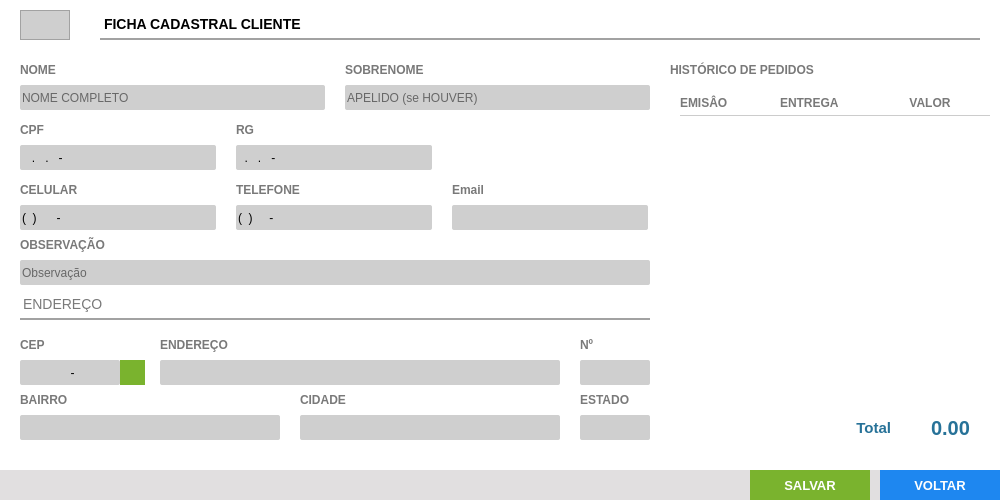
<?xml version="1.0" encoding="UTF-8"?>
<ui version="4.0">
 <class>ct_FormClientes</class>
 <widget class="QFrame" name="ct_FormClientes">
  <property name="geometry">
   <rect>
    <x>0</x>
    <y>0</y>
    <width>1000</width>
    <height>500</height>
   </rect>
  </property>
  <property name="windowTitle">
   <string>Frame</string>
  </property>
  <property name="frameShape">
   <enum>QFrame::StyledPanel</enum>
  </property>
  <property name="frameShadow">
   <enum>QFrame::Raised</enum>
  </property>
  <widget class="QFrame" name="fr_FormClientes">
   <property name="geometry">
    <rect>
     <x>0</x>
     <y>0</y>
     <width>1000</width>
     <height>500</height>
    </rect>
   </property>
   <property name="styleSheet">
    <string notr="true">background: #FFF;
border: none</string>
   </property>
   <widget class="QLabel" name="lb_FormProdutos">
    <property name="geometry">
     <rect>
      <x>100</x>
      <y>10</y>
      <width>880</width>
      <height>30</height>
     </rect>
    </property>
    <property name="styleSheet">
     <string notr="true">QLabel{
font-size: 14px;
font-family: &quot;Arial&quot;;
font-weight: bold;

border-bottom: 2px solid #A2A2A2
}</string>
    </property>
    <property name="text">
     <string>FICHA CADASTRAL CLIENTE</string>
    </property>
   </widget>
   <widget class="QLineEdit" name="tx_Id">
    <property name="enabled">
     <bool>false</bool>
    </property>
    <property name="geometry">
     <rect>
      <x>20</x>
      <y>10</y>
      <width>50</width>
      <height>30</height>
     </rect>
    </property>
    <property name="styleSheet">
     <string notr="true">QLineEdit{
background: #CFCFCF;
border: 1px solid #A2A2A2;
color: #000;
font-size: 14px;
font-family: &quot;Arial&quot;;
font-weight: bold;

}</string>
    </property>
    <property name="text">
     <string/>
    </property>
    <property name="alignment">
     <set>Qt::AlignCenter</set>
    </property>
   </widget>
   <widget class="QLabel" name="lb_FormProdutos_2">
    <property name="geometry">
     <rect>
      <x>20</x>
      <y>60</y>
      <width>150</width>
      <height>20</height>
     </rect>
    </property>
    <property name="styleSheet">
     <string notr="true">QLabel{
font-size: 12px;
font-family: &quot;Arial Unicode MS&quot;;
font-weight: bold;
color: #797979
}</string>
    </property>
    <property name="text">
     <string>NOME</string>
    </property>
   </widget>
   <widget class="QLineEdit" name="tx_NomeFantasia">
    <property name="geometry">
     <rect>
      <x>20</x>
      <y>85</y>
      <width>305</width>
      <height>25</height>
     </rect>
    </property>
    <property name="focusPolicy">
     <enum>Qt::WheelFocus</enum>
    </property>
    <property name="styleSheet">
     <string notr="true">QLineEdit{
background: #CFCFCF;
border-radius: 2px;
color: #000;
font: 13px &quot;Arial&quot; ;
text-transform: uppercase;
}
QLineEdit:Focus {
border: 1px solid red;
}</string>
    </property>
    <property name="placeholderText">
     <string>NOME COMPLETO</string>
    </property>
   </widget>
   <widget class="QLabel" name="lb_FormProdutos_3">
    <property name="geometry">
     <rect>
      <x>20</x>
      <y>120</y>
      <width>190</width>
      <height>20</height>
     </rect>
    </property>
    <property name="styleSheet">
     <string notr="true">QLabel{
font-size: 12px;
font-family: &quot;Arial Unicode MS&quot;;
font-weight: bold;
color: #797979
}</string>
    </property>
    <property name="text">
     <string>CPF</string>
    </property>
   </widget>
   <widget class="QLabel" name="lb_FormProdutos_4">
    <property name="geometry">
     <rect>
      <x>236</x>
      <y>120</y>
      <width>190</width>
      <height>20</height>
     </rect>
    </property>
    <property name="styleSheet">
     <string notr="true">QLabel{
font-size: 12px;
font-family: &quot;Arial Unicode MS&quot;;
font-weight: bold;
color: #797979
}</string>
    </property>
    <property name="text">
     <string>RG</string>
    </property>
   </widget>
   <widget class="QLabel" name="lb_FormProdutos_5">
    <property name="geometry">
     <rect>
      <x>20</x>
      <y>180</y>
      <width>196</width>
      <height>20</height>
     </rect>
    </property>
    <property name="styleSheet">
     <string notr="true">QLabel{
font-size: 12px;
font-family: &quot;Arial Unicode MS&quot;;
font-weight: bold;
color: #797979
}</string>
    </property>
    <property name="text">
     <string>CELULAR</string>
    </property>
   </widget>
   <widget class="QLineEdit" name="tx_Celular">
    <property name="geometry">
     <rect>
      <x>20</x>
      <y>205</y>
      <width>196</width>
      <height>25</height>
     </rect>
    </property>
    <property name="focusPolicy">
     <enum>Qt::WheelFocus</enum>
    </property>
    <property name="styleSheet">
     <string notr="true">QLineEdit{
background: #CFCFCF;
border-radius: 2px;
color: #000;
font: 13px &quot;Arial&quot; 
}
QLineEdit:Focus {
border: 1px solid red;
}</string>
    </property>
    <property name="inputMask">
     <string>(00) 00000-0000</string>
    </property>
    <property name="text">
     <string>() -</string>
    </property>
    <property name="placeholderText">
     <string/>
    </property>
   </widget>
   <widget class="QLineEdit" name="tx_InscEstadual">
    <property name="geometry">
     <rect>
      <x>236</x>
      <y>145</y>
      <width>196</width>
      <height>25</height>
     </rect>
    </property>
    <property name="focusPolicy">
     <enum>Qt::WheelFocus</enum>
    </property>
    <property name="styleSheet">
     <string notr="true">QLineEdit{
background: #CFCFCF;
border-radius: 2px;
color: #000;
font: 13px &quot;Arial&quot; 
}
QLineEdit:Focus {
border: 1px solid red;
}</string>
    </property>
    <property name="inputMask">
     <string>00.000.000-0</string>
    </property>
    <property name="placeholderText">
     <string/>
    </property>
   </widget>
   <widget class="QLineEdit" name="tx_Obs">
    <property name="geometry">
     <rect>
      <x>20</x>
      <y>260</y>
      <width>630</width>
      <height>25</height>
     </rect>
    </property>
    <property name="focusPolicy">
     <enum>Qt::WheelFocus</enum>
    </property>
    <property name="styleSheet">
     <string notr="true">QLineEdit{
background: #CFCFCF;
border-radius: 2px;
color: #000;
font: 13px &quot;Arial&quot; ;
text-transform: uppercase
}
QLineEdit:Focus {
border: 1px solid red;
}</string>
    </property>
    <property name="placeholderText">
     <string>Observação</string>
    </property>
   </widget>
   <widget class="QLabel" name="lb_FormProdutos_7">
    <property name="geometry">
     <rect>
      <x>20</x>
      <y>235</y>
      <width>150</width>
      <height>20</height>
     </rect>
    </property>
    <property name="styleSheet">
     <string notr="true">QLabel{
font-size: 12px;
font-family: &quot;Arial Unicode MS&quot;;
font-weight: bold;
color: #797979
}</string>
    </property>
    <property name="text">
     <string>OBSERVAÇÃO</string>
    </property>
   </widget>
   <widget class="QLabel" name="lb_FormProdutos_8">
    <property name="geometry">
     <rect>
      <x>20</x>
      <y>290</y>
      <width>630</width>
      <height>30</height>
     </rect>
    </property>
    <property name="styleSheet">
     <string notr="true">QLabel{
font-size: 14px;
font-family: &quot;Arial&quot;;
font-weight: normal;

border-bottom: 2px solid #A2A2A2;
color: #797979
}</string>
    </property>
    <property name="text">
     <string>ENDEREÇO</string>
    </property>
   </widget>
   <widget class="QTableWidget" name="tb_Historico">
    <property name="geometry">
     <rect>
      <x>680</x>
      <y>90</y>
      <width>310</width>
      <height>320</height>
     </rect>
    </property>
    <property name="styleSheet">
     <string notr="true">QTableView{
color: #797979;
font-family: &quot;Arial&quot;;
font-weight: bold;
font-size: 12px;
background: #FFF;
}
QHeaderView:section{
background: #FFF;
font-size: 12px;
font-family: &quot;Arial&quot;;
font-weight: bold;
color: #797979;
border: none;
border-bottom: 1px solid #CCC;
height: 25px;
}
QTableView::item {
border-bottom: 2px solid #CCC;
padding: 2px;
}
</string>
    </property>
    <property name="verticalScrollBarPolicy">
     <enum>Qt::ScrollBarAsNeeded</enum>
    </property>
    <property name="horizontalScrollBarPolicy">
     <enum>Qt::ScrollBarAlwaysOff</enum>
    </property>
    <property name="showGrid">
     <bool>false</bool>
    </property>
    <attribute name="verticalHeaderVisible">
     <bool>false</bool>
    </attribute>
    <attribute name="verticalHeaderHighlightSections">
     <bool>false</bool>
    </attribute>
    <column>
     <property name="text">
      <string>EMISÂO</string>
     </property>
     <property name="textAlignment">
      <set>AlignLeading|AlignVCenter</set>
     </property>
    </column>
    <column>
     <property name="text">
      <string>ENTREGA</string>
     </property>
     <property name="textAlignment">
      <set>AlignLeading|AlignVCenter</set>
     </property>
    </column>
    <column>
     <property name="text">
      <string>VALOR</string>
     </property>
    </column>
    <column>
     <property name="text">
      <string>VER</string>
     </property>
    </column>
   </widget>
   <widget class="QLabel" name="lb_FormProdutos_9">
    <property name="geometry">
     <rect>
      <x>670</x>
      <y>60</y>
      <width>310</width>
      <height>20</height>
     </rect>
    </property>
    <property name="styleSheet">
     <string notr="true">QLabel{
font-size: 12px;
font-family: &quot;Arial Unicode MS&quot;;
font-weight: bold;
color: #797979
}</string>
    </property>
    <property name="text">
     <string>HISTÓRICO DE PEDIDOS</string>
    </property>
   </widget>
   <widget class="QLineEdit" name="tx_Cep">
    <property name="geometry">
     <rect>
      <x>20</x>
      <y>360</y>
      <width>100</width>
      <height>25</height>
     </rect>
    </property>
    <property name="focusPolicy">
     <enum>Qt::WheelFocus</enum>
    </property>
    <property name="styleSheet">
     <string notr="true">QLineEdit{
background: #CFCFCF;
border-radius: 2px;
color: #000;
font: 13px &quot;Arial&quot; ;
text-transform: uppercase
}
QLineEdit:Focus {
border: 1px solid red;
}</string>
    </property>
    <property name="inputMask">
     <string>99999-999</string>
    </property>
    <property name="alignment">
     <set>Qt::AlignCenter</set>
    </property>
    <property name="placeholderText">
     <string>123456789</string>
    </property>
   </widget>
   <widget class="QLabel" name="lb_FormProdutos_10">
    <property name="geometry">
     <rect>
      <x>20</x>
      <y>335</y>
      <width>50</width>
      <height>20</height>
     </rect>
    </property>
    <property name="styleSheet">
     <string notr="true">QLabel{
font-size: 12px;
font-family: &quot;Arial Unicode MS&quot;;
font-weight: bold;
color: #797979
}</string>
    </property>
    <property name="text">
     <string>CEP</string>
    </property>
   </widget>
   <widget class="QFrame" name="fr_BotoesFormProdutos">
    <property name="geometry">
     <rect>
      <x>0</x>
      <y>470</y>
      <width>1000</width>
      <height>30</height>
     </rect>
    </property>
    <property name="styleSheet">
     <string notr="true">background:#E1DFE0;
border: none;</string>
    </property>
    <widget class="QPushButton" name="bt_Voltar">
     <property name="geometry">
      <rect>
       <x>880</x>
       <y>0</y>
       <width>120</width>
       <height>30</height>
      </rect>
     </property>
     <property name="font">
      <font>
       <family>Tahoma</family>
       <pointsize>10</pointsize>
       <weight>75</weight>
       <bold>true</bold>
      </font>
     </property>
     <property name="cursor">
      <cursorShape>PointingHandCursor</cursorShape>
     </property>
     <property name="focusPolicy">
      <enum>Qt::NoFocus</enum>
     </property>
     <property name="contextMenuPolicy">
      <enum>Qt::ActionsContextMenu</enum>
     </property>
     <property name="styleSheet">
      <string notr="true">QPushButton {
background-color: #1E87F0;
color: #FFF
 }
QPushButton:hover{
background-color: #40a286
}</string>
     </property>
     <property name="text">
      <string>VOLTAR</string>
     </property>
     <property name="iconSize">
      <size>
       <width>75</width>
       <height>35</height>
      </size>
     </property>
    </widget>
    <widget class="QPushButton" name="bt_Salvar">
     <property name="geometry">
      <rect>
       <x>750</x>
       <y>0</y>
       <width>120</width>
       <height>30</height>
      </rect>
     </property>
     <property name="font">
      <font>
       <family>Tahoma</family>
       <pointsize>10</pointsize>
       <weight>75</weight>
       <bold>true</bold>
      </font>
     </property>
     <property name="cursor">
      <cursorShape>PointingHandCursor</cursorShape>
     </property>
     <property name="focusPolicy">
      <enum>Qt::NoFocus</enum>
     </property>
     <property name="contextMenuPolicy">
      <enum>Qt::ActionsContextMenu</enum>
     </property>
     <property name="styleSheet">
      <string notr="true">QPushButton {
background-color: #7AB32E;
color: #FFF
 }
QPushButton:hover{
background-color: #40a286
}</string>
     </property>
     <property name="text">
      <string>SALVAR</string>
     </property>
     <property name="iconSize">
      <size>
       <width>75</width>
       <height>35</height>
      </size>
     </property>
    </widget>
   </widget>
   <widget class="QLabel" name="lb_FormProdutos_21">
    <property name="geometry">
     <rect>
      <x>345</x>
      <y>60</y>
      <width>150</width>
      <height>20</height>
     </rect>
    </property>
    <property name="styleSheet">
     <string notr="true">QLabel{
font-size: 12px;
font-family: &quot;Arial Unicode MS&quot;;
font-weight: bold;
color: #797979
}</string>
    </property>
    <property name="text">
     <string>SOBRENOME</string>
    </property>
   </widget>
   <widget class="QLineEdit" name="tx_RazaoSocial">
    <property name="geometry">
     <rect>
      <x>345</x>
      <y>85</y>
      <width>305</width>
      <height>25</height>
     </rect>
    </property>
    <property name="focusPolicy">
     <enum>Qt::WheelFocus</enum>
    </property>
    <property name="styleSheet">
     <string notr="true">QLineEdit{
background: #CFCFCF;
border-radius: 2px;
color: #000;
font: 13px &quot;Arial&quot; ;
text-transform: uppercase;
}
QLineEdit:Focus {
border: 1px solid red;
}</string>
    </property>
    <property name="placeholderText">
     <string>APELIDO (se HOUVER)</string>
    </property>
   </widget>
   <widget class="QLineEdit" name="tx_cnpj">
    <property name="geometry">
     <rect>
      <x>20</x>
      <y>145</y>
      <width>196</width>
      <height>25</height>
     </rect>
    </property>
    <property name="focusPolicy">
     <enum>Qt::WheelFocus</enum>
    </property>
    <property name="styleSheet">
     <string notr="true">QLineEdit{
background: #CFCFCF;
border-radius: 2px;
color: #000;
font: 13px &quot;Arial&quot; 
}
QLineEdit:Focus {
border: 1px solid red;
}</string>
    </property>
    <property name="inputMask">
     <string>000.000.000-00</string>
    </property>
    <property name="text">
     <string>..-</string>
    </property>
    <property name="placeholderText">
     <string/>
    </property>
   </widget>
   <widget class="QLabel" name="lb_FormProdutos_23">
    <property name="geometry">
     <rect>
      <x>452</x>
      <y>180</y>
      <width>190</width>
      <height>20</height>
     </rect>
    </property>
    <property name="styleSheet">
     <string notr="true">QLabel{
font-size: 12px;
font-family: &quot;Arial Unicode MS&quot;;
font-weight: bold;
color: #797979
}</string>
    </property>
    <property name="text">
     <string>Email</string>
    </property>
   </widget>
   <widget class="QLabel" name="lb_FormProdutos_24">
    <property name="geometry">
     <rect>
      <x>236</x>
      <y>180</y>
      <width>190</width>
      <height>20</height>
     </rect>
    </property>
    <property name="styleSheet">
     <string notr="true">QLabel{
font-size: 12px;
font-family: &quot;Arial Unicode MS&quot;;
font-weight: bold;
color: #797979
}</string>
    </property>
    <property name="text">
     <string>TELEFONE</string>
    </property>
   </widget>
   <widget class="QLineEdit" name="tx_Email">
    <property name="geometry">
     <rect>
      <x>452</x>
      <y>205</y>
      <width>196</width>
      <height>25</height>
     </rect>
    </property>
    <property name="focusPolicy">
     <enum>Qt::WheelFocus</enum>
    </property>
    <property name="styleSheet">
     <string notr="true">QLineEdit{
background: #CFCFCF;
border-radius: 2px;
color: #000;
font: 13px &quot;Arial&quot; ;
text-transform: uppercase
}
QLineEdit:Focus {
border: 1px solid red;
}</string>
    </property>
    <property name="placeholderText">
     <string/>
    </property>
   </widget>
   <widget class="QLineEdit" name="tx_Telefone">
    <property name="geometry">
     <rect>
      <x>236</x>
      <y>205</y>
      <width>196</width>
      <height>25</height>
     </rect>
    </property>
    <property name="focusPolicy">
     <enum>Qt::WheelFocus</enum>
    </property>
    <property name="styleSheet">
     <string notr="true">QLineEdit{
background: #CFCFCF;
border-radius: 2px;
color: #000;
font: 13px &quot;Arial&quot; 
}
QLineEdit:Focus {
border: 1px solid red;
}</string>
    </property>
    <property name="inputMask">
     <string>(00) 0000-0000</string>
    </property>
    <property name="placeholderText">
     <string/>
    </property>
   </widget>
   <widget class="QLabel" name="lb_FormProdutos_11">
    <property name="geometry">
     <rect>
      <x>160</x>
      <y>335</y>
      <width>250</width>
      <height>20</height>
     </rect>
    </property>
    <property name="styleSheet">
     <string notr="true">QLabel{
font-size: 12px;
font-family: &quot;Arial Unicode MS&quot;;
font-weight: bold;
color: #797979
}</string>
    </property>
    <property name="text">
     <string>ENDEREÇO</string>
    </property>
   </widget>
   <widget class="QLineEdit" name="tx_Endereco">
    <property name="geometry">
     <rect>
      <x>160</x>
      <y>360</y>
      <width>400</width>
      <height>25</height>
     </rect>
    </property>
    <property name="focusPolicy">
     <enum>Qt::WheelFocus</enum>
    </property>
    <property name="styleSheet">
     <string notr="true">QLineEdit{
background: #CFCFCF;
border-radius: 2px;
color: #000;
font: 13px &quot;Arial&quot; ;
text-transform: uppercase
}
QLineEdit:Focus {
border: 1px solid red;
}</string>
    </property>
    <property name="inputMask">
     <string/>
    </property>
    <property name="alignment">
     <set>Qt::AlignLeading|Qt::AlignLeft|Qt::AlignVCenter</set>
    </property>
    <property name="placeholderText">
     <string/>
    </property>
   </widget>
   <widget class="QLabel" name="lb_FormProdutos_12">
    <property name="geometry">
     <rect>
      <x>580</x>
      <y>335</y>
      <width>50</width>
      <height>20</height>
     </rect>
    </property>
    <property name="styleSheet">
     <string notr="true">QLabel{
font-size: 12px;
font-family: &quot;Arial Unicode MS&quot;;
font-weight: bold;
color: #797979
}</string>
    </property>
    <property name="text">
     <string>Nº</string>
    </property>
   </widget>
   <widget class="QLineEdit" name="tx_Numemo">
    <property name="geometry">
     <rect>
      <x>580</x>
      <y>360</y>
      <width>70</width>
      <height>25</height>
     </rect>
    </property>
    <property name="focusPolicy">
     <enum>Qt::WheelFocus</enum>
    </property>
    <property name="styleSheet">
     <string notr="true">QLineEdit{
background: #CFCFCF;
border-radius: 2px;
color: #000;
font: 13px &quot;Arial&quot; ;
text-transform: uppercase
}
QLineEdit:Focus {
border: 1px solid red;
}</string>
    </property>
    <property name="inputMethodHints">
     <set>Qt::ImhNone</set>
    </property>
    <property name="inputMask">
     <string/>
    </property>
    <property name="alignment">
     <set>Qt::AlignLeading|Qt::AlignLeft|Qt::AlignVCenter</set>
    </property>
    <property name="placeholderText">
     <string/>
    </property>
   </widget>
   <widget class="QLineEdit" name="tx_Bairro">
    <property name="geometry">
     <rect>
      <x>20</x>
      <y>415</y>
      <width>260</width>
      <height>25</height>
     </rect>
    </property>
    <property name="focusPolicy">
     <enum>Qt::WheelFocus</enum>
    </property>
    <property name="styleSheet">
     <string notr="true">QLineEdit{
background: #CFCFCF;
border-radius: 2px;
color: #000;
font: 13px &quot;Arial&quot; ;
text-transform: uppercase
}
QLineEdit:Focus {
border: 1px solid red;
}</string>
    </property>
    <property name="inputMask">
     <string/>
    </property>
    <property name="alignment">
     <set>Qt::AlignLeading|Qt::AlignLeft|Qt::AlignVCenter</set>
    </property>
    <property name="placeholderText">
     <string/>
    </property>
   </widget>
   <widget class="QLabel" name="lb_FormProdutos_13">
    <property name="geometry">
     <rect>
      <x>20</x>
      <y>390</y>
      <width>120</width>
      <height>20</height>
     </rect>
    </property>
    <property name="styleSheet">
     <string notr="true">QLabel{
font-size: 12px;
font-family: &quot;Arial Unicode MS&quot;;
font-weight: bold;
color: #797979
}</string>
    </property>
    <property name="text">
     <string>BAIRRO</string>
    </property>
   </widget>
   <widget class="QLineEdit" name="tx_Cidade">
    <property name="geometry">
     <rect>
      <x>300</x>
      <y>415</y>
      <width>260</width>
      <height>25</height>
     </rect>
    </property>
    <property name="focusPolicy">
     <enum>Qt::WheelFocus</enum>
    </property>
    <property name="styleSheet">
     <string notr="true">QLineEdit{
background: #CFCFCF;
border-radius: 2px;
color: #000;
font: 13px &quot;Arial&quot; ;
text-transform: uppercase
}
QLineEdit:Focus {
border: 1px solid red;
}</string>
    </property>
    <property name="inputMask">
     <string/>
    </property>
    <property name="alignment">
     <set>Qt::AlignLeading|Qt::AlignLeft|Qt::AlignVCenter</set>
    </property>
    <property name="placeholderText">
     <string/>
    </property>
   </widget>
   <widget class="QLabel" name="lb_FormProdutos_14">
    <property name="geometry">
     <rect>
      <x>300</x>
      <y>390</y>
      <width>120</width>
      <height>20</height>
     </rect>
    </property>
    <property name="styleSheet">
     <string notr="true">QLabel{
font-size: 12px;
font-family: &quot;Arial Unicode MS&quot;;
font-weight: bold;
color: #797979
}</string>
    </property>
    <property name="text">
     <string>CIDADE</string>
    </property>
   </widget>
   <widget class="QLabel" name="lb_FormProdutos_15">
    <property name="geometry">
     <rect>
      <x>580</x>
      <y>390</y>
      <width>70</width>
      <height>20</height>
     </rect>
    </property>
    <property name="styleSheet">
     <string notr="true">QLabel{
font-size: 12px;
font-family: &quot;Arial Unicode MS&quot;;
font-weight: bold;
color: #797979
}</string>
    </property>
    <property name="text">
     <string>ESTADO</string>
    </property>
   </widget>
   <widget class="QLineEdit" name="tx_Estado">
    <property name="geometry">
     <rect>
      <x>580</x>
      <y>415</y>
      <width>70</width>
      <height>25</height>
     </rect>
    </property>
    <property name="focusPolicy">
     <enum>Qt::WheelFocus</enum>
    </property>
    <property name="styleSheet">
     <string notr="true">QLineEdit{
background: #CFCFCF;
border-radius: 2px;
color: #000;
font: 13px &quot;Arial&quot; ;
text-transform: uppercase
}
QLineEdit:Focus {
border: 1px solid red;
}</string>
    </property>
    <property name="inputMask">
     <string/>
    </property>
    <property name="alignment">
     <set>Qt::AlignLeading|Qt::AlignLeft|Qt::AlignVCenter</set>
    </property>
    <property name="placeholderText">
     <string/>
    </property>
   </widget>
   <widget class="QPushButton" name="bt_BuscaCep">
    <property name="geometry">
     <rect>
      <x>120</x>
      <y>360</y>
      <width>25</width>
      <height>25</height>
     </rect>
    </property>
    <property name="font">
     <font>
      <family>Arial</family>
      <pointsize>16</pointsize>
      <weight>75</weight>
      <bold>true</bold>
     </font>
    </property>
    <property name="styleSheet">
     <string notr="true">QPushButton{
background: #7AB32E;
color: #FFF
}
QPushButton:hover{
background-color: #40a286
}</string>
    </property>
    <property name="text">
     <string/>
    </property>
   </widget>
   <widget class="QLabel" name="lb_TotalHistorico">
    <property name="geometry">
     <rect>
      <x>910</x>
      <y>415</y>
      <width>81</width>
      <height>25</height>
     </rect>
    </property>
    <property name="layoutDirection">
     <enum>Qt::LeftToRight</enum>
    </property>
    <property name="styleSheet">
     <string notr="true">QLabel{
font-size: 20px;
font-family: &quot;Arial&quot;;
font-weight: bold;
color: #277298;
border: none
}</string>
    </property>
    <property name="text">
     <string>0.00</string>
    </property>
    <property name="alignment">
     <set>Qt::AlignCenter</set>
    </property>
   </widget>
   <widget class="QLabel" name="lb_FormVenda_11">
    <property name="geometry">
     <rect>
      <x>680</x>
      <y>415</y>
      <width>211</width>
      <height>25</height>
     </rect>
    </property>
    <property name="styleSheet">
     <string notr="true">QLabel{
font-size: 15px;
font-family: &quot;Arial&quot;;
font-weight: bold;
color: #277298;
border: none
}</string>
    </property>
    <property name="text">
     <string>Total</string>
    </property>
    <property name="alignment">
     <set>Qt::AlignRight|Qt::AlignTrailing|Qt::AlignVCenter</set>
    </property>
   </widget>
  </widget>
 </widget>
 <tabstops>
  <tabstop>tx_Id</tabstop>
  <tabstop>tx_NomeFantasia</tabstop>
  <tabstop>tx_RazaoSocial</tabstop>
  <tabstop>tx_cnpj</tabstop>
  <tabstop>tx_InscEstadual</tabstop>
  <tabstop>tx_Celular</tabstop>
  <tabstop>tx_Telefone</tabstop>
  <tabstop>tx_Email</tabstop>
  <tabstop>tx_Obs</tabstop>
  <tabstop>tx_Cep</tabstop>
  <tabstop>bt_BuscaCep</tabstop>
  <tabstop>tx_Endereco</tabstop>
  <tabstop>tx_Numemo</tabstop>
  <tabstop>tx_Bairro</tabstop>
  <tabstop>tx_Cidade</tabstop>
  <tabstop>tx_Estado</tabstop>
  <tabstop>tb_Historico</tabstop>
 </tabstops>
 <resources/>
 <connections/>
</ui>
